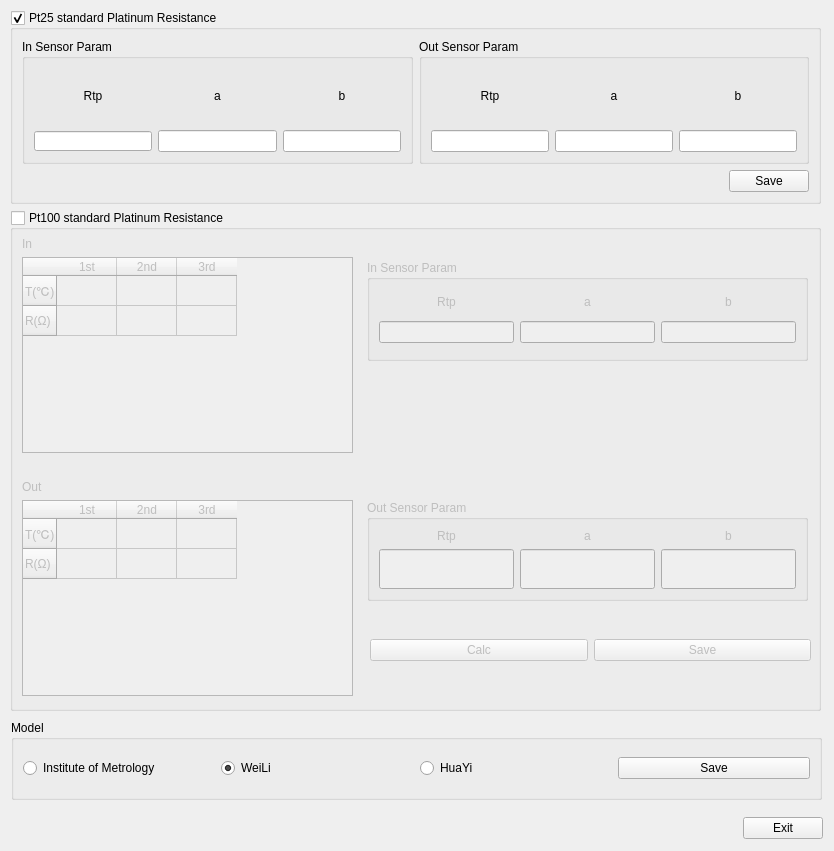
<?xml version="1.0" encoding="UTF-8"?>
<ui version="4.0">
 <class>StdPlaSensorDlgClass</class>
 <widget class="QWidget" name="StdPlaSensorDlgClass">
  <property name="windowModality">
   <enum>Qt::ApplicationModal</enum>
  </property>
  <property name="geometry">
   <rect>
    <x>0</x>
    <y>0</y>
    <width>834</width>
    <height>851</height>
   </rect>
  </property>
  <property name="minimumSize">
   <size>
    <width>834</width>
    <height>743</height>
   </size>
  </property>
  <property name="maximumSize">
   <size>
    <width>834</width>
    <height>900</height>
   </size>
  </property>
  <property name="windowTitle">
   <string>Standard Platinium Sensor</string>
  </property>
  <property name="windowIcon">
   <iconset resource="../systemsetdlg.qrc">
    <normaloff>:/systemsetdlg/images/stdptparaset.png</normaloff>:/systemsetdlg/images/stdptparaset.png</iconset>
  </property>
  <widget class="QGroupBox" name="gBox_pt25">
   <property name="geometry">
    <rect>
     <x>10</x>
     <y>10</y>
     <width>811</width>
     <height>194</height>
    </rect>
   </property>
   <property name="title">
    <string>Pt25 standard Platinum Resistance</string>
   </property>
   <property name="checkable">
    <bool>true</bool>
   </property>
   <layout class="QVBoxLayout" name="verticalLayout">
    <item>
     <layout class="QHBoxLayout" name="horizontalLayout_2">
      <item>
       <widget class="QGroupBox" name="groupBox_2">
        <property name="title">
         <string>In Sensor Param</string>
        </property>
        <property name="checkable">
         <bool>false</bool>
        </property>
        <layout class="QGridLayout" name="gridLayout">
         <item row="0" column="0">
          <widget class="QLabel" name="label">
           <property name="text">
            <string>&lt;html&gt;&lt;head/&gt;&lt;body&gt;&lt;p align=&quot;center&quot;&gt;Rtp&lt;/p&gt;&lt;/body&gt;&lt;/html&gt;</string>
           </property>
          </widget>
         </item>
         <item row="0" column="1">
          <widget class="QLabel" name="label_2">
           <property name="text">
            <string>&lt;html&gt;&lt;head/&gt;&lt;body&gt;&lt;p align=&quot;center&quot;&gt;a&lt;/p&gt;&lt;/body&gt;&lt;/html&gt;</string>
           </property>
          </widget>
         </item>
         <item row="0" column="2">
          <widget class="QLabel" name="label_3">
           <property name="text">
            <string>&lt;html&gt;&lt;head/&gt;&lt;body&gt;&lt;p align=&quot;center&quot;&gt;b&lt;/p&gt;&lt;/body&gt;&lt;/html&gt;</string>
           </property>
          </widget>
         </item>
         <item row="1" column="0">
          <widget class="QLineEdit" name="lineEdit_pt25_in_rtp">
           <property name="minimumSize">
            <size>
             <width>71</width>
             <height>20</height>
            </size>
           </property>
           <property name="maximumSize">
            <size>
             <width>9999</width>
             <height>20</height>
            </size>
           </property>
          </widget>
         </item>
         <item row="1" column="1">
          <widget class="QLineEdit" name="lineEdit_pt25_in_a"/>
         </item>
         <item row="1" column="2">
          <widget class="QLineEdit" name="lineEdit_pt25_in_b"/>
         </item>
        </layout>
       </widget>
      </item>
      <item>
       <widget class="QGroupBox" name="groupBox_3">
        <property name="title">
         <string>Out Sensor Param</string>
        </property>
        <layout class="QGridLayout" name="gridLayout_2">
         <item row="0" column="0">
          <widget class="QLabel" name="label_4">
           <property name="text">
            <string>&lt;html&gt;&lt;head/&gt;&lt;body&gt;&lt;p align=&quot;center&quot;&gt;Rtp&lt;/p&gt;&lt;/body&gt;&lt;/html&gt;</string>
           </property>
          </widget>
         </item>
         <item row="0" column="2">
          <widget class="QLabel" name="label_6">
           <property name="text">
            <string>&lt;html&gt;&lt;head/&gt;&lt;body&gt;&lt;p align=&quot;center&quot;&gt;b&lt;/p&gt;&lt;/body&gt;&lt;/html&gt;</string>
           </property>
          </widget>
         </item>
         <item row="1" column="0">
          <widget class="QLineEdit" name="lineEdit_pt25_out_rtp"/>
         </item>
         <item row="1" column="1">
          <widget class="QLineEdit" name="lineEdit_pt25_out_a"/>
         </item>
         <item row="1" column="2">
          <widget class="QLineEdit" name="lineEdit_pt25_out_b"/>
         </item>
         <item row="0" column="1">
          <widget class="QLabel" name="label_5">
           <property name="text">
            <string>&lt;html&gt;&lt;head/&gt;&lt;body&gt;&lt;p align=&quot;center&quot;&gt;a&lt;/p&gt;&lt;/body&gt;&lt;/html&gt;</string>
           </property>
          </widget>
         </item>
        </layout>
       </widget>
      </item>
     </layout>
    </item>
    <item>
     <layout class="QHBoxLayout" name="horizontalLayout">
      <item>
       <spacer name="horizontalSpacer">
        <property name="orientation">
         <enum>Qt::Horizontal</enum>
        </property>
        <property name="sizeHint" stdset="0">
         <size>
          <width>369</width>
          <height>20</height>
         </size>
        </property>
       </spacer>
      </item>
      <item>
       <widget class="QPushButton" name="btn_pt25_save">
        <property name="sizePolicy">
         <sizepolicy hsizetype="Preferred" vsizetype="Fixed">
          <horstretch>0</horstretch>
          <verstretch>0</verstretch>
         </sizepolicy>
        </property>
        <property name="minimumSize">
         <size>
          <width>80</width>
          <height>0</height>
         </size>
        </property>
        <property name="maximumSize">
         <size>
          <width>80</width>
          <height>16777215</height>
         </size>
        </property>
        <property name="text">
         <string>Save</string>
        </property>
       </widget>
      </item>
     </layout>
    </item>
   </layout>
  </widget>
  <widget class="QGroupBox" name="gBox_pt100">
   <property name="geometry">
    <rect>
     <x>10</x>
     <y>210</y>
     <width>811</width>
     <height>501</height>
    </rect>
   </property>
   <property name="title">
    <string>Pt100 standard Platinum Resistance</string>
   </property>
   <property name="checkable">
    <bool>true</bool>
   </property>
   <property name="checked">
    <bool>false</bool>
   </property>
   <widget class="QGroupBox" name="groupBox_6">
    <property name="geometry">
     <rect>
      <x>357</x>
      <y>50</y>
      <width>441</width>
      <height>101</height>
     </rect>
    </property>
    <property name="title">
     <string>In Sensor Param</string>
    </property>
    <property name="checkable">
     <bool>false</bool>
    </property>
    <layout class="QGridLayout" name="gridLayout_4">
     <item row="0" column="0">
      <widget class="QLabel" name="label_7">
       <property name="sizePolicy">
        <sizepolicy hsizetype="Preferred" vsizetype="Fixed">
         <horstretch>0</horstretch>
         <verstretch>0</verstretch>
        </sizepolicy>
       </property>
       <property name="text">
        <string>&lt;html&gt;&lt;head/&gt;&lt;body&gt;&lt;p align=&quot;center&quot;&gt;Rtp&lt;/p&gt;&lt;/body&gt;&lt;/html&gt;</string>
       </property>
      </widget>
     </item>
     <item row="0" column="1">
      <widget class="QLabel" name="label_8">
       <property name="sizePolicy">
        <sizepolicy hsizetype="Preferred" vsizetype="Fixed">
         <horstretch>0</horstretch>
         <verstretch>0</verstretch>
        </sizepolicy>
       </property>
       <property name="text">
        <string>&lt;html&gt;&lt;head/&gt;&lt;body&gt;&lt;p align=&quot;center&quot;&gt;a&lt;/p&gt;&lt;/body&gt;&lt;/html&gt;</string>
       </property>
      </widget>
     </item>
     <item row="0" column="2">
      <widget class="QLabel" name="label_9">
       <property name="sizePolicy">
        <sizepolicy hsizetype="Preferred" vsizetype="Fixed">
         <horstretch>0</horstretch>
         <verstretch>0</verstretch>
        </sizepolicy>
       </property>
       <property name="text">
        <string>&lt;html&gt;&lt;head/&gt;&lt;body&gt;&lt;p align=&quot;center&quot;&gt;b&lt;/p&gt;&lt;/body&gt;&lt;/html&gt;</string>
       </property>
      </widget>
     </item>
     <item row="1" column="0">
      <widget class="QLineEdit" name="lineEdit_pt100_in_rtp">
       <property name="sizePolicy">
        <sizepolicy hsizetype="Preferred" vsizetype="Fixed">
         <horstretch>0</horstretch>
         <verstretch>0</verstretch>
        </sizepolicy>
       </property>
      </widget>
     </item>
     <item row="1" column="1">
      <widget class="QLineEdit" name="lineEdit_pt100_in_a">
       <property name="sizePolicy">
        <sizepolicy hsizetype="Preferred" vsizetype="Fixed">
         <horstretch>0</horstretch>
         <verstretch>0</verstretch>
        </sizepolicy>
       </property>
      </widget>
     </item>
     <item row="1" column="2">
      <widget class="QLineEdit" name="lineEdit_pt100_in_b">
       <property name="sizePolicy">
        <sizepolicy hsizetype="Preferred" vsizetype="Fixed">
         <horstretch>0</horstretch>
         <verstretch>0</verstretch>
        </sizepolicy>
       </property>
      </widget>
     </item>
    </layout>
   </widget>
   <widget class="QGroupBox" name="groupBox_7">
    <property name="geometry">
     <rect>
      <x>357</x>
      <y>290</y>
      <width>441</width>
      <height>101</height>
     </rect>
    </property>
    <property name="title">
     <string>Out Sensor Param</string>
    </property>
    <layout class="QGridLayout" name="gridLayout_5">
     <item row="0" column="0">
      <widget class="QLabel" name="label_10">
       <property name="sizePolicy">
        <sizepolicy hsizetype="Preferred" vsizetype="Fixed">
         <horstretch>0</horstretch>
         <verstretch>0</verstretch>
        </sizepolicy>
       </property>
       <property name="text">
        <string>&lt;html&gt;&lt;head/&gt;&lt;body&gt;&lt;p align=&quot;center&quot;&gt;Rtp&lt;/p&gt;&lt;/body&gt;&lt;/html&gt;</string>
       </property>
      </widget>
     </item>
     <item row="0" column="1">
      <widget class="QLabel" name="label_11">
       <property name="sizePolicy">
        <sizepolicy hsizetype="Preferred" vsizetype="Fixed">
         <horstretch>0</horstretch>
         <verstretch>0</verstretch>
        </sizepolicy>
       </property>
       <property name="text">
        <string>&lt;html&gt;&lt;head/&gt;&lt;body&gt;&lt;p align=&quot;center&quot;&gt;a&lt;/p&gt;&lt;/body&gt;&lt;/html&gt;</string>
       </property>
      </widget>
     </item>
     <item row="0" column="2">
      <widget class="QLabel" name="label_12">
       <property name="sizePolicy">
        <sizepolicy hsizetype="Preferred" vsizetype="Fixed">
         <horstretch>0</horstretch>
         <verstretch>0</verstretch>
        </sizepolicy>
       </property>
       <property name="text">
        <string>&lt;html&gt;&lt;head/&gt;&lt;body&gt;&lt;p align=&quot;center&quot;&gt;b&lt;/p&gt;&lt;/body&gt;&lt;/html&gt;</string>
       </property>
      </widget>
     </item>
     <item row="1" column="0">
      <widget class="QLineEdit" name="lineEdit_pt100_out_rtp">
       <property name="sizePolicy">
        <sizepolicy hsizetype="Expanding" vsizetype="Preferred">
         <horstretch>0</horstretch>
         <verstretch>0</verstretch>
        </sizepolicy>
       </property>
      </widget>
     </item>
     <item row="1" column="1">
      <widget class="QLineEdit" name="lineEdit_pt100_out_a">
       <property name="sizePolicy">
        <sizepolicy hsizetype="Expanding" vsizetype="Preferred">
         <horstretch>0</horstretch>
         <verstretch>0</verstretch>
        </sizepolicy>
       </property>
      </widget>
     </item>
     <item row="1" column="2">
      <widget class="QLineEdit" name="lineEdit_pt100_out_b">
       <property name="sizePolicy">
        <sizepolicy hsizetype="Expanding" vsizetype="Preferred">
         <horstretch>0</horstretch>
         <verstretch>0</verstretch>
        </sizepolicy>
       </property>
      </widget>
     </item>
    </layout>
   </widget>
   <widget class="QWidget" name="layoutWidget">
    <property name="geometry">
     <rect>
      <x>12</x>
      <y>270</y>
      <width>331</width>
      <height>216</height>
     </rect>
    </property>
    <layout class="QGridLayout" name="gridLayout_8">
     <item row="1" column="0">
      <widget class="QTableWidget" name="tbl_pt100_out">
       <property name="enabled">
        <bool>false</bool>
       </property>
       <attribute name="horizontalHeaderDefaultSectionSize">
        <number>60</number>
       </attribute>
       <attribute name="horizontalHeaderMinimumSectionSize">
        <number>10</number>
       </attribute>
       <row>
        <property name="text">
         <string>T(℃)</string>
        </property>
       </row>
       <row>
        <property name="text">
         <string>R(Ω)</string>
        </property>
       </row>
       <column>
        <property name="text">
         <string>1st</string>
        </property>
       </column>
       <column>
        <property name="text">
         <string>2nd</string>
        </property>
       </column>
       <column>
        <property name="text">
         <string>3rd</string>
        </property>
       </column>
      </widget>
     </item>
     <item row="0" column="0">
      <widget class="QLabel" name="label_14">
       <property name="text">
        <string>Out</string>
       </property>
      </widget>
     </item>
    </layout>
   </widget>
   <widget class="QWidget" name="layoutWidget">
    <property name="geometry">
     <rect>
      <x>360</x>
      <y>425</y>
      <width>441</width>
      <height>31</height>
     </rect>
    </property>
    <layout class="QGridLayout" name="gridLayout_6">
     <item row="0" column="0">
      <widget class="QPushButton" name="btn_pt100_calc">
       <property name="text">
        <string>Calc</string>
       </property>
      </widget>
     </item>
     <item row="0" column="1">
      <widget class="QPushButton" name="btn_pt100_save">
       <property name="text">
        <string>Save</string>
       </property>
      </widget>
     </item>
    </layout>
   </widget>
   <widget class="QWidget" name="layoutWidget">
    <property name="geometry">
     <rect>
      <x>12</x>
      <y>27</y>
      <width>331</width>
      <height>216</height>
     </rect>
    </property>
    <layout class="QGridLayout" name="gridLayout_9">
     <item row="0" column="0">
      <widget class="QLabel" name="label_13">
       <property name="text">
        <string>In</string>
       </property>
      </widget>
     </item>
     <item row="1" column="0">
      <widget class="QTableWidget" name="tbl_pt100_in">
       <property name="enabled">
        <bool>false</bool>
       </property>
       <attribute name="horizontalHeaderDefaultSectionSize">
        <number>60</number>
       </attribute>
       <attribute name="horizontalHeaderMinimumSectionSize">
        <number>10</number>
       </attribute>
       <row>
        <property name="text">
         <string>T(℃)</string>
        </property>
       </row>
       <row>
        <property name="text">
         <string>R(Ω)</string>
        </property>
       </row>
       <column>
        <property name="text">
         <string>1st</string>
        </property>
       </column>
       <column>
        <property name="text">
         <string>2nd</string>
        </property>
       </column>
       <column>
        <property name="text">
         <string>3rd</string>
        </property>
       </column>
      </widget>
     </item>
    </layout>
   </widget>
   <zorder>layoutWidget</zorder>
   <zorder>layoutWidget</zorder>
   <zorder>groupBox_6</zorder>
   <zorder>groupBox_7</zorder>
   <zorder>layoutWidget</zorder>
  </widget>
  <widget class="QGroupBox" name="gBox_model">
   <property name="geometry">
    <rect>
     <x>11</x>
     <y>720</y>
     <width>811</width>
     <height>80</height>
    </rect>
   </property>
   <property name="title">
    <string>Model</string>
   </property>
   <layout class="QHBoxLayout" name="horizontalLayout_3">
    <item>
     <widget class="QRadioButton" name="rbtn_inst">
      <property name="text">
       <string>Institute of Metrology</string>
      </property>
     </widget>
    </item>
    <item>
     <widget class="QRadioButton" name="rbtn_weili">
      <property name="text">
       <string>WeiLi</string>
      </property>
      <property name="checkable">
       <bool>true</bool>
      </property>
      <property name="checked">
       <bool>true</bool>
      </property>
     </widget>
    </item>
    <item>
     <widget class="QRadioButton" name="rbtn_huayi">
      <property name="text">
       <string>HuaYi</string>
      </property>
     </widget>
    </item>
    <item>
     <widget class="QPushButton" name="btn_model_save">
      <property name="text">
       <string>Save</string>
      </property>
     </widget>
    </item>
   </layout>
  </widget>
  <widget class="QWidget" name="layoutWidget">
   <property name="geometry">
    <rect>
     <x>12</x>
     <y>810</y>
     <width>811</width>
     <height>36</height>
    </rect>
   </property>
   <layout class="QHBoxLayout" name="horizontalLayout_4">
    <item>
     <spacer name="horizontalSpacer_2">
      <property name="orientation">
       <enum>Qt::Horizontal</enum>
      </property>
      <property name="sizeHint" stdset="0">
       <size>
        <width>40</width>
        <height>20</height>
       </size>
      </property>
     </spacer>
    </item>
    <item>
     <widget class="QPushButton" name="btn_pt100_exit">
      <property name="sizePolicy">
       <sizepolicy hsizetype="Preferred" vsizetype="Fixed">
        <horstretch>0</horstretch>
        <verstretch>0</verstretch>
       </sizepolicy>
      </property>
      <property name="text">
       <string>Exit</string>
      </property>
     </widget>
    </item>
   </layout>
  </widget>
 </widget>
 <resources>
  <include location="../systemsetdlg.qrc"/>
 </resources>
 <connections/>
</ui>
